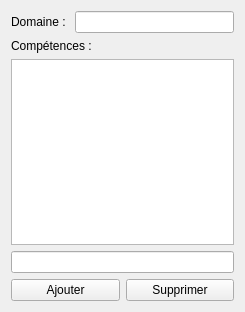
<?xml version="1.0" encoding="UTF-8"?>
<ui version="4.0">
 <class>CompetenceCell</class>
 <widget class="QWidget" name="CompetenceCell">
  <property name="geometry">
   <rect>
    <x>0</x>
    <y>0</y>
    <width>245</width>
    <height>312</height>
   </rect>
  </property>
  <property name="windowTitle">
   <string>Form</string>
  </property>
  <layout class="QVBoxLayout" name="verticalLayout">
   <item>
    <layout class="QHBoxLayout" name="horizontalLayout">
     <item>
      <widget class="QLabel" name="label">
       <property name="text">
        <string>Domaine : </string>
       </property>
      </widget>
     </item>
     <item>
      <widget class="QLineEdit" name="edit_domain"/>
     </item>
    </layout>
   </item>
   <item>
    <widget class="QLabel" name="label_2">
     <property name="text">
      <string>Compétences :</string>
     </property>
    </widget>
   </item>
   <item>
    <widget class="QListWidget" name="list_comps"/>
   </item>
   <item>
    <widget class="QLineEdit" name="edit_comp"/>
   </item>
   <item>
    <layout class="QHBoxLayout" name="horizontalLayout_2">
     <item>
      <widget class="QPushButton" name="btn_add">
       <property name="text">
        <string>Ajouter</string>
       </property>
       <property name="autoDefault">
        <bool>false</bool>
       </property>
      </widget>
     </item>
     <item>
      <widget class="QPushButton" name="btn_delete">
       <property name="text">
        <string>Supprimer</string>
       </property>
       <property name="autoDefault">
        <bool>false</bool>
       </property>
      </widget>
     </item>
    </layout>
   </item>
  </layout>
 </widget>
 <resources/>
 <connections/>
</ui>
